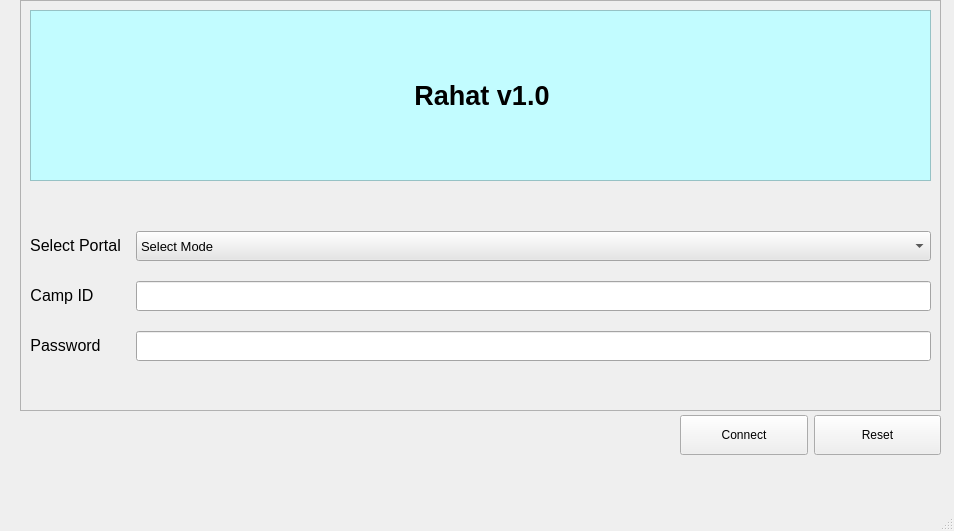
<?xml version="1.0" encoding="UTF-8"?>
<ui version="4.0">
 <class>mainWindow</class>
 <widget class="QMainWindow" name="mainWindow">
  <property name="geometry">
   <rect>
    <x>0</x>
    <y>0</y>
    <width>954</width>
    <height>531</height>
   </rect>
  </property>
  <property name="windowTitle">
   <string>RAHAT V1.0</string>
  </property>
  <widget class="QWidget" name="centralwidget">
   <widget class="QWidget" name="layoutWidget">
    <property name="geometry">
     <rect>
      <x>680</x>
      <y>410</y>
      <width>261</width>
      <height>51</height>
     </rect>
    </property>
    <layout class="QHBoxLayout" name="horizontalLayout">
     <item>
      <widget class="QPushButton" name="pushButton">
       <property name="minimumSize">
        <size>
         <width>0</width>
         <height>40</height>
        </size>
       </property>
       <property name="text">
        <string>Connect</string>
       </property>
      </widget>
     </item>
     <item>
      <widget class="QPushButton" name="pushButton_2">
       <property name="minimumSize">
        <size>
         <width>0</width>
         <height>40</height>
        </size>
       </property>
       <property name="text">
        <string>Reset</string>
       </property>
      </widget>
     </item>
    </layout>
   </widget>
   <widget class="QWidget" name="layoutWidget">
    <property name="geometry">
     <rect>
      <x>20</x>
      <y>0</y>
      <width>921</width>
      <height>411</height>
     </rect>
    </property>
    <layout class="QVBoxLayout" name="verticalLayout_2">
     <item>
      <widget class="QFrame" name="frame">
       <property name="palette">
        <palette>
         <active>
          <colorrole role="WindowText">
           <brush brushstyle="SolidPattern">
            <color alpha="255">
             <red>0</red>
             <green>0</green>
             <blue>0</blue>
            </color>
           </brush>
          </colorrole>
          <colorrole role="Button">
           <brush brushstyle="SolidPattern">
            <color alpha="255">
             <red>230</red>
             <green>230</green>
             <blue>230</blue>
            </color>
           </brush>
          </colorrole>
          <colorrole role="Light">
           <brush brushstyle="SolidPattern">
            <color alpha="255">
             <red>255</red>
             <green>255</green>
             <blue>255</blue>
            </color>
           </brush>
          </colorrole>
          <colorrole role="Midlight">
           <brush brushstyle="SolidPattern">
            <color alpha="255">
             <red>242</red>
             <green>242</green>
             <blue>242</blue>
            </color>
           </brush>
          </colorrole>
          <colorrole role="Dark">
           <brush brushstyle="SolidPattern">
            <color alpha="255">
             <red>115</red>
             <green>115</green>
             <blue>115</blue>
            </color>
           </brush>
          </colorrole>
          <colorrole role="Mid">
           <brush brushstyle="SolidPattern">
            <color alpha="255">
             <red>153</red>
             <green>153</green>
             <blue>153</blue>
            </color>
           </brush>
          </colorrole>
          <colorrole role="Text">
           <brush brushstyle="SolidPattern">
            <color alpha="255">
             <red>0</red>
             <green>0</green>
             <blue>0</blue>
            </color>
           </brush>
          </colorrole>
          <colorrole role="BrightText">
           <brush brushstyle="SolidPattern">
            <color alpha="255">
             <red>255</red>
             <green>255</green>
             <blue>255</blue>
            </color>
           </brush>
          </colorrole>
          <colorrole role="ButtonText">
           <brush brushstyle="SolidPattern">
            <color alpha="255">
             <red>0</red>
             <green>0</green>
             <blue>0</blue>
            </color>
           </brush>
          </colorrole>
          <colorrole role="Base">
           <brush brushstyle="SolidPattern">
            <color alpha="255">
             <red>255</red>
             <green>255</green>
             <blue>255</blue>
            </color>
           </brush>
          </colorrole>
          <colorrole role="Window">
           <brush brushstyle="SolidPattern">
            <color alpha="255">
             <red>230</red>
             <green>230</green>
             <blue>230</blue>
            </color>
           </brush>
          </colorrole>
          <colorrole role="Shadow">
           <brush brushstyle="SolidPattern">
            <color alpha="255">
             <red>0</red>
             <green>0</green>
             <blue>0</blue>
            </color>
           </brush>
          </colorrole>
          <colorrole role="AlternateBase">
           <brush brushstyle="SolidPattern">
            <color alpha="255">
             <red>242</red>
             <green>242</green>
             <blue>242</blue>
            </color>
           </brush>
          </colorrole>
          <colorrole role="ToolTipBase">
           <brush brushstyle="SolidPattern">
            <color alpha="255">
             <red>255</red>
             <green>255</green>
             <blue>220</blue>
            </color>
           </brush>
          </colorrole>
          <colorrole role="ToolTipText">
           <brush brushstyle="SolidPattern">
            <color alpha="255">
             <red>0</red>
             <green>0</green>
             <blue>0</blue>
            </color>
           </brush>
          </colorrole>
         </active>
         <inactive>
          <colorrole role="WindowText">
           <brush brushstyle="SolidPattern">
            <color alpha="255">
             <red>0</red>
             <green>0</green>
             <blue>0</blue>
            </color>
           </brush>
          </colorrole>
          <colorrole role="Button">
           <brush brushstyle="SolidPattern">
            <color alpha="255">
             <red>230</red>
             <green>230</green>
             <blue>230</blue>
            </color>
           </brush>
          </colorrole>
          <colorrole role="Light">
           <brush brushstyle="SolidPattern">
            <color alpha="255">
             <red>255</red>
             <green>255</green>
             <blue>255</blue>
            </color>
           </brush>
          </colorrole>
          <colorrole role="Midlight">
           <brush brushstyle="SolidPattern">
            <color alpha="255">
             <red>242</red>
             <green>242</green>
             <blue>242</blue>
            </color>
           </brush>
          </colorrole>
          <colorrole role="Dark">
           <brush brushstyle="SolidPattern">
            <color alpha="255">
             <red>115</red>
             <green>115</green>
             <blue>115</blue>
            </color>
           </brush>
          </colorrole>
          <colorrole role="Mid">
           <brush brushstyle="SolidPattern">
            <color alpha="255">
             <red>153</red>
             <green>153</green>
             <blue>153</blue>
            </color>
           </brush>
          </colorrole>
          <colorrole role="Text">
           <brush brushstyle="SolidPattern">
            <color alpha="255">
             <red>0</red>
             <green>0</green>
             <blue>0</blue>
            </color>
           </brush>
          </colorrole>
          <colorrole role="BrightText">
           <brush brushstyle="SolidPattern">
            <color alpha="255">
             <red>255</red>
             <green>255</green>
             <blue>255</blue>
            </color>
           </brush>
          </colorrole>
          <colorrole role="ButtonText">
           <brush brushstyle="SolidPattern">
            <color alpha="255">
             <red>0</red>
             <green>0</green>
             <blue>0</blue>
            </color>
           </brush>
          </colorrole>
          <colorrole role="Base">
           <brush brushstyle="SolidPattern">
            <color alpha="255">
             <red>255</red>
             <green>255</green>
             <blue>255</blue>
            </color>
           </brush>
          </colorrole>
          <colorrole role="Window">
           <brush brushstyle="SolidPattern">
            <color alpha="255">
             <red>230</red>
             <green>230</green>
             <blue>230</blue>
            </color>
           </brush>
          </colorrole>
          <colorrole role="Shadow">
           <brush brushstyle="SolidPattern">
            <color alpha="255">
             <red>0</red>
             <green>0</green>
             <blue>0</blue>
            </color>
           </brush>
          </colorrole>
          <colorrole role="AlternateBase">
           <brush brushstyle="SolidPattern">
            <color alpha="255">
             <red>242</red>
             <green>242</green>
             <blue>242</blue>
            </color>
           </brush>
          </colorrole>
          <colorrole role="ToolTipBase">
           <brush brushstyle="SolidPattern">
            <color alpha="255">
             <red>255</red>
             <green>255</green>
             <blue>220</blue>
            </color>
           </brush>
          </colorrole>
          <colorrole role="ToolTipText">
           <brush brushstyle="SolidPattern">
            <color alpha="255">
             <red>0</red>
             <green>0</green>
             <blue>0</blue>
            </color>
           </brush>
          </colorrole>
         </inactive>
         <disabled>
          <colorrole role="WindowText">
           <brush brushstyle="SolidPattern">
            <color alpha="255">
             <red>115</red>
             <green>115</green>
             <blue>115</blue>
            </color>
           </brush>
          </colorrole>
          <colorrole role="Button">
           <brush brushstyle="SolidPattern">
            <color alpha="255">
             <red>230</red>
             <green>230</green>
             <blue>230</blue>
            </color>
           </brush>
          </colorrole>
          <colorrole role="Light">
           <brush brushstyle="SolidPattern">
            <color alpha="255">
             <red>255</red>
             <green>255</green>
             <blue>255</blue>
            </color>
           </brush>
          </colorrole>
          <colorrole role="Midlight">
           <brush brushstyle="SolidPattern">
            <color alpha="255">
             <red>242</red>
             <green>242</green>
             <blue>242</blue>
            </color>
           </brush>
          </colorrole>
          <colorrole role="Dark">
           <brush brushstyle="SolidPattern">
            <color alpha="255">
             <red>115</red>
             <green>115</green>
             <blue>115</blue>
            </color>
           </brush>
          </colorrole>
          <colorrole role="Mid">
           <brush brushstyle="SolidPattern">
            <color alpha="255">
             <red>153</red>
             <green>153</green>
             <blue>153</blue>
            </color>
           </brush>
          </colorrole>
          <colorrole role="Text">
           <brush brushstyle="SolidPattern">
            <color alpha="255">
             <red>115</red>
             <green>115</green>
             <blue>115</blue>
            </color>
           </brush>
          </colorrole>
          <colorrole role="BrightText">
           <brush brushstyle="SolidPattern">
            <color alpha="255">
             <red>255</red>
             <green>255</green>
             <blue>255</blue>
            </color>
           </brush>
          </colorrole>
          <colorrole role="ButtonText">
           <brush brushstyle="SolidPattern">
            <color alpha="255">
             <red>115</red>
             <green>115</green>
             <blue>115</blue>
            </color>
           </brush>
          </colorrole>
          <colorrole role="Base">
           <brush brushstyle="SolidPattern">
            <color alpha="255">
             <red>230</red>
             <green>230</green>
             <blue>230</blue>
            </color>
           </brush>
          </colorrole>
          <colorrole role="Window">
           <brush brushstyle="SolidPattern">
            <color alpha="255">
             <red>230</red>
             <green>230</green>
             <blue>230</blue>
            </color>
           </brush>
          </colorrole>
          <colorrole role="Shadow">
           <brush brushstyle="SolidPattern">
            <color alpha="255">
             <red>0</red>
             <green>0</green>
             <blue>0</blue>
            </color>
           </brush>
          </colorrole>
          <colorrole role="AlternateBase">
           <brush brushstyle="SolidPattern">
            <color alpha="255">
             <red>230</red>
             <green>230</green>
             <blue>230</blue>
            </color>
           </brush>
          </colorrole>
          <colorrole role="ToolTipBase">
           <brush brushstyle="SolidPattern">
            <color alpha="255">
             <red>255</red>
             <green>255</green>
             <blue>220</blue>
            </color>
           </brush>
          </colorrole>
          <colorrole role="ToolTipText">
           <brush brushstyle="SolidPattern">
            <color alpha="255">
             <red>0</red>
             <green>0</green>
             <blue>0</blue>
            </color>
           </brush>
          </colorrole>
         </disabled>
        </palette>
       </property>
       <property name="frameShape">
        <enum>QFrame::StyledPanel</enum>
       </property>
       <property name="frameShadow">
        <enum>QFrame::Raised</enum>
       </property>
       <layout class="QVBoxLayout" name="verticalLayout">
        <property name="spacing">
         <number>50</number>
        </property>
        <item>
         <widget class="QLabel" name="label">
          <property name="palette">
           <palette>
            <active>
             <colorrole role="WindowText">
              <brush brushstyle="SolidPattern">
               <color alpha="255">
                <red>0</red>
                <green>0</green>
                <blue>0</blue>
               </color>
              </brush>
             </colorrole>
             <colorrole role="Button">
              <brush brushstyle="SolidPattern">
               <color alpha="255">
                <red>194</red>
                <green>252</green>
                <blue>255</blue>
               </color>
              </brush>
             </colorrole>
             <colorrole role="Light">
              <brush brushstyle="SolidPattern">
               <color alpha="255">
                <red>255</red>
                <green>255</green>
                <blue>255</blue>
               </color>
              </brush>
             </colorrole>
             <colorrole role="Midlight">
              <brush brushstyle="SolidPattern">
               <color alpha="255">
                <red>224</red>
                <green>253</green>
                <blue>255</blue>
               </color>
              </brush>
             </colorrole>
             <colorrole role="Dark">
              <brush brushstyle="SolidPattern">
               <color alpha="255">
                <red>97</red>
                <green>126</green>
                <blue>127</blue>
               </color>
              </brush>
             </colorrole>
             <colorrole role="Mid">
              <brush brushstyle="SolidPattern">
               <color alpha="255">
                <red>129</red>
                <green>168</green>
                <blue>170</blue>
               </color>
              </brush>
             </colorrole>
             <colorrole role="Text">
              <brush brushstyle="SolidPattern">
               <color alpha="255">
                <red>0</red>
                <green>0</green>
                <blue>0</blue>
               </color>
              </brush>
             </colorrole>
             <colorrole role="BrightText">
              <brush brushstyle="SolidPattern">
               <color alpha="255">
                <red>255</red>
                <green>255</green>
                <blue>255</blue>
               </color>
              </brush>
             </colorrole>
             <colorrole role="ButtonText">
              <brush brushstyle="SolidPattern">
               <color alpha="255">
                <red>0</red>
                <green>0</green>
                <blue>0</blue>
               </color>
              </brush>
             </colorrole>
             <colorrole role="Base">
              <brush brushstyle="SolidPattern">
               <color alpha="255">
                <red>255</red>
                <green>255</green>
                <blue>255</blue>
               </color>
              </brush>
             </colorrole>
             <colorrole role="Window">
              <brush brushstyle="SolidPattern">
               <color alpha="255">
                <red>194</red>
                <green>252</green>
                <blue>255</blue>
               </color>
              </brush>
             </colorrole>
             <colorrole role="Shadow">
              <brush brushstyle="SolidPattern">
               <color alpha="255">
                <red>0</red>
                <green>0</green>
                <blue>0</blue>
               </color>
              </brush>
             </colorrole>
             <colorrole role="AlternateBase">
              <brush brushstyle="SolidPattern">
               <color alpha="255">
                <red>224</red>
                <green>253</green>
                <blue>255</blue>
               </color>
              </brush>
             </colorrole>
             <colorrole role="ToolTipBase">
              <brush brushstyle="SolidPattern">
               <color alpha="255">
                <red>255</red>
                <green>255</green>
                <blue>220</blue>
               </color>
              </brush>
             </colorrole>
             <colorrole role="ToolTipText">
              <brush brushstyle="SolidPattern">
               <color alpha="255">
                <red>0</red>
                <green>0</green>
                <blue>0</blue>
               </color>
              </brush>
             </colorrole>
            </active>
            <inactive>
             <colorrole role="WindowText">
              <brush brushstyle="SolidPattern">
               <color alpha="255">
                <red>0</red>
                <green>0</green>
                <blue>0</blue>
               </color>
              </brush>
             </colorrole>
             <colorrole role="Button">
              <brush brushstyle="SolidPattern">
               <color alpha="255">
                <red>194</red>
                <green>252</green>
                <blue>255</blue>
               </color>
              </brush>
             </colorrole>
             <colorrole role="Light">
              <brush brushstyle="SolidPattern">
               <color alpha="255">
                <red>255</red>
                <green>255</green>
                <blue>255</blue>
               </color>
              </brush>
             </colorrole>
             <colorrole role="Midlight">
              <brush brushstyle="SolidPattern">
               <color alpha="255">
                <red>224</red>
                <green>253</green>
                <blue>255</blue>
               </color>
              </brush>
             </colorrole>
             <colorrole role="Dark">
              <brush brushstyle="SolidPattern">
               <color alpha="255">
                <red>97</red>
                <green>126</green>
                <blue>127</blue>
               </color>
              </brush>
             </colorrole>
             <colorrole role="Mid">
              <brush brushstyle="SolidPattern">
               <color alpha="255">
                <red>129</red>
                <green>168</green>
                <blue>170</blue>
               </color>
              </brush>
             </colorrole>
             <colorrole role="Text">
              <brush brushstyle="SolidPattern">
               <color alpha="255">
                <red>0</red>
                <green>0</green>
                <blue>0</blue>
               </color>
              </brush>
             </colorrole>
             <colorrole role="BrightText">
              <brush brushstyle="SolidPattern">
               <color alpha="255">
                <red>255</red>
                <green>255</green>
                <blue>255</blue>
               </color>
              </brush>
             </colorrole>
             <colorrole role="ButtonText">
              <brush brushstyle="SolidPattern">
               <color alpha="255">
                <red>0</red>
                <green>0</green>
                <blue>0</blue>
               </color>
              </brush>
             </colorrole>
             <colorrole role="Base">
              <brush brushstyle="SolidPattern">
               <color alpha="255">
                <red>255</red>
                <green>255</green>
                <blue>255</blue>
               </color>
              </brush>
             </colorrole>
             <colorrole role="Window">
              <brush brushstyle="SolidPattern">
               <color alpha="255">
                <red>194</red>
                <green>252</green>
                <blue>255</blue>
               </color>
              </brush>
             </colorrole>
             <colorrole role="Shadow">
              <brush brushstyle="SolidPattern">
               <color alpha="255">
                <red>0</red>
                <green>0</green>
                <blue>0</blue>
               </color>
              </brush>
             </colorrole>
             <colorrole role="AlternateBase">
              <brush brushstyle="SolidPattern">
               <color alpha="255">
                <red>224</red>
                <green>253</green>
                <blue>255</blue>
               </color>
              </brush>
             </colorrole>
             <colorrole role="ToolTipBase">
              <brush brushstyle="SolidPattern">
               <color alpha="255">
                <red>255</red>
                <green>255</green>
                <blue>220</blue>
               </color>
              </brush>
             </colorrole>
             <colorrole role="ToolTipText">
              <brush brushstyle="SolidPattern">
               <color alpha="255">
                <red>0</red>
                <green>0</green>
                <blue>0</blue>
               </color>
              </brush>
             </colorrole>
            </inactive>
            <disabled>
             <colorrole role="WindowText">
              <brush brushstyle="SolidPattern">
               <color alpha="255">
                <red>97</red>
                <green>126</green>
                <blue>127</blue>
               </color>
              </brush>
             </colorrole>
             <colorrole role="Button">
              <brush brushstyle="SolidPattern">
               <color alpha="255">
                <red>194</red>
                <green>252</green>
                <blue>255</blue>
               </color>
              </brush>
             </colorrole>
             <colorrole role="Light">
              <brush brushstyle="SolidPattern">
               <color alpha="255">
                <red>255</red>
                <green>255</green>
                <blue>255</blue>
               </color>
              </brush>
             </colorrole>
             <colorrole role="Midlight">
              <brush brushstyle="SolidPattern">
               <color alpha="255">
                <red>224</red>
                <green>253</green>
                <blue>255</blue>
               </color>
              </brush>
             </colorrole>
             <colorrole role="Dark">
              <brush brushstyle="SolidPattern">
               <color alpha="255">
                <red>97</red>
                <green>126</green>
                <blue>127</blue>
               </color>
              </brush>
             </colorrole>
             <colorrole role="Mid">
              <brush brushstyle="SolidPattern">
               <color alpha="255">
                <red>129</red>
                <green>168</green>
                <blue>170</blue>
               </color>
              </brush>
             </colorrole>
             <colorrole role="Text">
              <brush brushstyle="SolidPattern">
               <color alpha="255">
                <red>97</red>
                <green>126</green>
                <blue>127</blue>
               </color>
              </brush>
             </colorrole>
             <colorrole role="BrightText">
              <brush brushstyle="SolidPattern">
               <color alpha="255">
                <red>255</red>
                <green>255</green>
                <blue>255</blue>
               </color>
              </brush>
             </colorrole>
             <colorrole role="ButtonText">
              <brush brushstyle="SolidPattern">
               <color alpha="255">
                <red>97</red>
                <green>126</green>
                <blue>127</blue>
               </color>
              </brush>
             </colorrole>
             <colorrole role="Base">
              <brush brushstyle="SolidPattern">
               <color alpha="255">
                <red>194</red>
                <green>252</green>
                <blue>255</blue>
               </color>
              </brush>
             </colorrole>
             <colorrole role="Window">
              <brush brushstyle="SolidPattern">
               <color alpha="255">
                <red>194</red>
                <green>252</green>
                <blue>255</blue>
               </color>
              </brush>
             </colorrole>
             <colorrole role="Shadow">
              <brush brushstyle="SolidPattern">
               <color alpha="255">
                <red>0</red>
                <green>0</green>
                <blue>0</blue>
               </color>
              </brush>
             </colorrole>
             <colorrole role="AlternateBase">
              <brush brushstyle="SolidPattern">
               <color alpha="255">
                <red>194</red>
                <green>252</green>
                <blue>255</blue>
               </color>
              </brush>
             </colorrole>
             <colorrole role="ToolTipBase">
              <brush brushstyle="SolidPattern">
               <color alpha="255">
                <red>255</red>
                <green>255</green>
                <blue>220</blue>
               </color>
              </brush>
             </colorrole>
             <colorrole role="ToolTipText">
              <brush brushstyle="SolidPattern">
               <color alpha="255">
                <red>0</red>
                <green>0</green>
                <blue>0</blue>
               </color>
              </brush>
             </colorrole>
            </disabled>
           </palette>
          </property>
          <property name="font">
           <font>
            <weight>50</weight>
            <italic>false</italic>
            <bold>false</bold>
            <underline>false</underline>
            <kerning>true</kerning>
           </font>
          </property>
          <property name="autoFillBackground">
           <bool>true</bool>
          </property>
          <property name="frameShape">
           <enum>QFrame::StyledPanel</enum>
          </property>
          <property name="frameShadow">
           <enum>QFrame::Raised</enum>
          </property>
          <property name="lineWidth">
           <number>1</number>
          </property>
          <property name="text">
           <string>&lt;html&gt;&lt;head/&gt;&lt;body&gt;&lt;p align=&quot;center&quot;&gt;&lt;span style=&quot; font-size:20pt; font-weight:600;&quot;&gt;Rahat v1.0&lt;/span&gt;&lt;/p&gt;&lt;/body&gt;&lt;/html&gt;</string>
          </property>
          <property name="textFormat">
           <enum>Qt::AutoText</enum>
          </property>
          <property name="scaledContents">
           <bool>false</bool>
          </property>
         </widget>
        </item>
        <item>
         <layout class="QFormLayout" name="formLayout">
          <property name="sizeConstraint">
           <enum>QLayout::SetDefaultConstraint</enum>
          </property>
          <property name="horizontalSpacing">
           <number>15</number>
          </property>
          <property name="verticalSpacing">
           <number>20</number>
          </property>
          <item row="0" column="0">
           <widget class="QLabel" name="label_2">
            <property name="text">
             <string>&lt;html&gt;&lt;head/&gt;&lt;body&gt;&lt;p align=&quot;center&quot;&gt;&lt;span style=&quot; font-size:12pt;&quot;&gt;Select Portal&lt;/span&gt;&lt;/p&gt;&lt;/body&gt;&lt;/html&gt;</string>
            </property>
           </widget>
          </item>
          <item row="0" column="1">
           <widget class="QComboBox" name="comboBox">
            <property name="minimumSize">
             <size>
              <width>0</width>
              <height>30</height>
             </size>
            </property>
            <property name="font">
             <font>
              <pointsize>10</pointsize>
             </font>
            </property>
            <property name="editable">
             <bool>false</bool>
            </property>
            <property name="sizeAdjustPolicy">
             <enum>QComboBox::AdjustToContentsOnFirstShow</enum>
            </property>
            <property name="iconSize">
             <size>
              <width>20</width>
              <height>20</height>
             </size>
            </property>
            <item>
             <property name="text">
              <string>Select Mode</string>
             </property>
            </item>
            <item>
             <property name="text">
              <string>System Administrator</string>
             </property>
            </item>
            <item>
             <property name="text">
              <string>Camp Administrator</string>
             </property>
            </item>
           </widget>
          </item>
          <item row="1" column="0">
           <widget class="QLabel" name="label_4">
            <property name="text">
             <string>&lt;html&gt;&lt;head/&gt;&lt;body&gt;&lt;p align=&quot;center&quot;&gt;&lt;span style=&quot; font-size:12pt;&quot;&gt;Camp ID&lt;/span&gt;&lt;/p&gt;&lt;/body&gt;&lt;/html&gt;</string>
            </property>
           </widget>
          </item>
          <item row="1" column="1">
           <widget class="QLineEdit" name="lineEdit">
            <property name="minimumSize">
             <size>
              <width>0</width>
              <height>30</height>
             </size>
            </property>
           </widget>
          </item>
          <item row="2" column="0">
           <widget class="QLabel" name="label_3">
            <property name="text">
             <string>&lt;html&gt;&lt;head/&gt;&lt;body&gt;&lt;p align=&quot;center&quot;&gt;&lt;span style=&quot; font-size:12pt;&quot;&gt;Password&lt;/span&gt;&lt;/p&gt;&lt;/body&gt;&lt;/html&gt;</string>
            </property>
           </widget>
          </item>
          <item row="2" column="1">
           <widget class="QLineEdit" name="lineEdit_2">
            <property name="minimumSize">
             <size>
              <width>0</width>
              <height>30</height>
             </size>
            </property>
           </widget>
          </item>
         </layout>
        </item>
       </layout>
      </widget>
     </item>
    </layout>
   </widget>
  </widget>
  <widget class="QMenuBar" name="menubar">
   <property name="geometry">
    <rect>
     <x>0</x>
     <y>0</y>
     <width>954</width>
     <height>26</height>
    </rect>
   </property>
  </widget>
  <widget class="QStatusBar" name="statusbar"/>
 </widget>
 <resources/>
 <connections/>
</ui>
